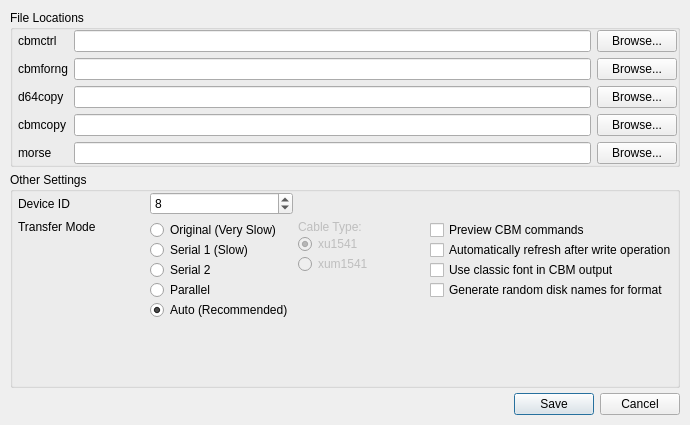
<?xml version="1.0" encoding="UTF-8"?>
<ui version="4.0">
 <class>settingsDialog</class>
 <widget class="QDialog" name="settingsDialog">
  <property name="windowModality">
   <enum>Qt::ApplicationModal</enum>
  </property>
  <property name="geometry">
   <rect>
    <x>0</x>
    <y>0</y>
    <width>690</width>
    <height>425</height>
   </rect>
  </property>
  <property name="windowTitle">
   <string>Application Preferences</string>
  </property>
  <layout class="QVBoxLayout" name="verticalLayout_2">
   <property name="spacing">
    <number>5</number>
   </property>
   <property name="leftMargin">
    <number>10</number>
   </property>
   <property name="topMargin">
    <number>10</number>
   </property>
   <property name="rightMargin">
    <number>10</number>
   </property>
   <property name="bottomMargin">
    <number>10</number>
   </property>
   <item>
    <layout class="QVBoxLayout" name="verticalLayout">
     <item>
      <widget class="QGroupBox" name="groupBox">
       <property name="title">
        <string>File Locations</string>
       </property>
       <layout class="QGridLayout" name="gridLayout_2">
        <property name="leftMargin">
         <number>5</number>
        </property>
        <property name="topMargin">
         <number>0</number>
        </property>
        <property name="rightMargin">
         <number>0</number>
        </property>
        <property name="bottomMargin">
         <number>0</number>
        </property>
        <item row="0" column="0">
         <layout class="QGridLayout" name="gridLayout">
          <item row="3" column="2">
           <widget class="QLineEdit" name="input_cbmcopy"/>
          </item>
          <item row="1" column="0">
           <widget class="QLabel" name="label_3">
            <property name="text">
             <string>cbmforng</string>
            </property>
           </widget>
          </item>
          <item row="0" column="0">
           <widget class="QLabel" name="label">
            <property name="text">
             <string>cbmctrl</string>
            </property>
           </widget>
          </item>
          <item row="2" column="0">
           <widget class="QLabel" name="label_4">
            <property name="text">
             <string>d64copy</string>
            </property>
           </widget>
          </item>
          <item row="1" column="3">
           <widget class="QPushButton" name="browse_cbmforng">
            <property name="text">
             <string>Browse...</string>
            </property>
           </widget>
          </item>
          <item row="0" column="3">
           <widget class="QPushButton" name="browse_cbmctrl">
            <property name="text">
             <string>Browse...</string>
            </property>
           </widget>
          </item>
          <item row="0" column="2">
           <widget class="QLineEdit" name="input_cbmctrl"/>
          </item>
          <item row="1" column="2">
           <widget class="QLineEdit" name="input_cbmforng"/>
          </item>
          <item row="2" column="3">
           <widget class="QPushButton" name="browse_d64copy">
            <property name="text">
             <string>Browse...</string>
            </property>
           </widget>
          </item>
          <item row="2" column="2">
           <widget class="QLineEdit" name="input_d64copy"/>
          </item>
          <item row="3" column="3">
           <widget class="QPushButton" name="browse_cbmcopy">
            <property name="text">
             <string>Browse...</string>
            </property>
           </widget>
          </item>
          <item row="3" column="0">
           <widget class="QLabel" name="label_6">
            <property name="text">
             <string>cbmcopy</string>
            </property>
           </widget>
          </item>
          <item row="4" column="3">
           <widget class="QPushButton" name="browse_morse">
            <property name="text">
             <string>Browse...</string>
            </property>
           </widget>
          </item>
          <item row="4" column="2">
           <widget class="QLineEdit" name="input_morse">
            <property name="clearButtonEnabled">
             <bool>false</bool>
            </property>
           </widget>
          </item>
          <item row="4" column="0">
           <widget class="QLabel" name="label_7">
            <property name="text">
             <string>morse</string>
            </property>
           </widget>
          </item>
         </layout>
        </item>
       </layout>
      </widget>
     </item>
    </layout>
   </item>
   <item>
    <widget class="QGroupBox" name="groupBox_2">
     <property name="title">
      <string>Other Settings</string>
     </property>
     <layout class="QGridLayout" name="gridLayout_4">
      <property name="leftMargin">
       <number>5</number>
      </property>
      <property name="topMargin">
       <number>0</number>
      </property>
      <property name="rightMargin">
       <number>0</number>
      </property>
      <property name="bottomMargin">
       <number>0</number>
      </property>
      <item row="0" column="0">
       <layout class="QGridLayout" name="gridLayout_3">
        <property name="spacing">
         <number>5</number>
        </property>
        <item row="0" column="1">
         <widget class="QSpinBox" name="input_cbmdevice">
          <property name="value">
           <number>8</number>
          </property>
         </widget>
        </item>
        <item row="0" column="0">
         <widget class="QLabel" name="label_5">
          <property name="text">
           <string>Device ID</string>
          </property>
         </widget>
        </item>
        <item row="1" column="1">
         <widget class="QFrame" name="frame">
          <property name="frameShape">
           <enum>QFrame::NoFrame</enum>
          </property>
          <property name="frameShadow">
           <enum>QFrame::Plain</enum>
          </property>
          <property name="lineWidth">
           <number>0</number>
          </property>
          <layout class="QVBoxLayout" name="verticalLayout_4">
           <property name="spacing">
            <number>0</number>
           </property>
           <property name="leftMargin">
            <number>0</number>
           </property>
           <property name="topMargin">
            <number>0</number>
           </property>
           <property name="rightMargin">
            <number>0</number>
           </property>
           <property name="bottomMargin">
            <number>0</number>
           </property>
           <item>
            <layout class="QVBoxLayout" name="verticalLayout_3">
             <item>
              <widget class="QRadioButton" name="trOriginal">
               <property name="text">
                <string>Original (Very Slow)</string>
               </property>
              </widget>
             </item>
             <item>
              <widget class="QRadioButton" name="trSerial1">
               <property name="text">
                <string>Serial 1 (Slow)</string>
               </property>
              </widget>
             </item>
             <item>
              <widget class="QRadioButton" name="trSerial2">
               <property name="text">
                <string>Serial 2</string>
               </property>
              </widget>
             </item>
             <item>
              <widget class="QRadioButton" name="trParallel">
               <property name="text">
                <string>Parallel</string>
               </property>
              </widget>
             </item>
             <item>
              <widget class="QRadioButton" name="trAuto">
               <property name="text">
                <string>Auto (Recommended)</string>
               </property>
               <property name="checked">
                <bool>true</bool>
               </property>
              </widget>
             </item>
             <item>
              <spacer name="verticalSpacer_2">
               <property name="orientation">
                <enum>Qt::Vertical</enum>
               </property>
               <property name="sizeHint" stdset="0">
                <size>
                 <width>20</width>
                 <height>40</height>
                </size>
               </property>
              </spacer>
             </item>
            </layout>
           </item>
          </layout>
         </widget>
        </item>
        <item row="1" column="0">
         <widget class="QLabel" name="label_2">
          <property name="text">
           <string>Transfer Mode</string>
          </property>
          <property name="alignment">
           <set>Qt::AlignLeading|Qt::AlignLeft|Qt::AlignTop</set>
          </property>
         </widget>
        </item>
        <item row="1" column="3">
         <widget class="QFrame" name="frame_2">
          <property name="frameShape">
           <enum>QFrame::NoFrame</enum>
          </property>
          <property name="frameShadow">
           <enum>QFrame::Plain</enum>
          </property>
          <property name="lineWidth">
           <number>0</number>
          </property>
          <layout class="QVBoxLayout" name="verticalLayout_6">
           <property name="spacing">
            <number>0</number>
           </property>
           <property name="leftMargin">
            <number>0</number>
           </property>
           <property name="topMargin">
            <number>0</number>
           </property>
           <property name="rightMargin">
            <number>0</number>
           </property>
           <property name="bottomMargin">
            <number>0</number>
           </property>
           <item>
            <layout class="QVBoxLayout" name="verticalLayout_5">
             <item>
              <widget class="QCheckBox" name="showCommands">
               <property name="toolTip">
                <string>Display a dialog showing the commands that will be executed and provide the opportunity to abort</string>
               </property>
               <property name="text">
                <string>Preview CBM commands</string>
               </property>
              </widget>
             </item>
             <item>
              <widget class="QCheckBox" name="autoRefresh">
               <property name="enabled">
                <bool>true</bool>
               </property>
               <property name="text">
                <string>Automatically refresh after write operation</string>
               </property>
              </widget>
             </item>
             <item>
              <widget class="QCheckBox" name="useC64font">
               <property name="toolTip">
                <string>Use a C64-like font that contains PETSCII characters</string>
               </property>
               <property name="text">
                <string>Use classic font in CBM output</string>
               </property>
              </widget>
             </item>
             <item>
              <widget class="QCheckBox" name="genRandomDiskname">
               <property name="text">
                <string>Generate random disk names for format</string>
               </property>
              </widget>
             </item>
             <item>
              <spacer name="verticalSpacer">
               <property name="orientation">
                <enum>Qt::Vertical</enum>
               </property>
               <property name="sizeHint" stdset="0">
                <size>
                 <width>20</width>
                 <height>40</height>
                </size>
               </property>
              </spacer>
             </item>
            </layout>
           </item>
          </layout>
         </widget>
        </item>
        <item row="1" column="2">
         <widget class="QFrame" name="cableFrame">
          <property name="enabled">
           <bool>false</bool>
          </property>
          <property name="frameShape">
           <enum>QFrame::NoFrame</enum>
          </property>
          <property name="frameShadow">
           <enum>QFrame::Plain</enum>
          </property>
          <property name="lineWidth">
           <number>0</number>
          </property>
          <layout class="QVBoxLayout" name="verticalLayout_8">
           <property name="spacing">
            <number>0</number>
           </property>
           <property name="leftMargin">
            <number>0</number>
           </property>
           <property name="topMargin">
            <number>0</number>
           </property>
           <property name="rightMargin">
            <number>0</number>
           </property>
           <property name="bottomMargin">
            <number>0</number>
           </property>
           <item>
            <layout class="QVBoxLayout" name="verticalLayout_7">
             <item>
              <widget class="QLabel" name="label_8">
               <property name="text">
                <string>Cable Type:</string>
               </property>
              </widget>
             </item>
             <item>
              <widget class="QRadioButton" name="cableXU">
               <property name="text">
                <string>xu1541</string>
               </property>
               <property name="checked">
                <bool>true</bool>
               </property>
              </widget>
             </item>
             <item>
              <widget class="QRadioButton" name="cableXUM">
               <property name="text">
                <string>xum1541</string>
               </property>
              </widget>
             </item>
             <item>
              <spacer name="verticalSpacer_3">
               <property name="orientation">
                <enum>Qt::Vertical</enum>
               </property>
               <property name="sizeHint" stdset="0">
                <size>
                 <width>20</width>
                 <height>40</height>
                </size>
               </property>
              </spacer>
             </item>
            </layout>
           </item>
          </layout>
         </widget>
        </item>
       </layout>
      </item>
     </layout>
    </widget>
   </item>
   <item>
    <widget class="QDialogButtonBox" name="buttonBox">
     <property name="sizePolicy">
      <sizepolicy hsizetype="MinimumExpanding" vsizetype="Fixed">
       <horstretch>0</horstretch>
       <verstretch>0</verstretch>
      </sizepolicy>
     </property>
     <property name="orientation">
      <enum>Qt::Horizontal</enum>
     </property>
     <property name="standardButtons">
      <set>QDialogButtonBox::Cancel|QDialogButtonBox::Save</set>
     </property>
     <property name="centerButtons">
      <bool>false</bool>
     </property>
    </widget>
   </item>
  </layout>
 </widget>
 <tabstops>
  <tabstop>input_cbmctrl</tabstop>
  <tabstop>browse_cbmctrl</tabstop>
  <tabstop>input_cbmforng</tabstop>
  <tabstop>browse_cbmforng</tabstop>
  <tabstop>input_d64copy</tabstop>
  <tabstop>browse_d64copy</tabstop>
  <tabstop>buttonBox</tabstop>
 </tabstops>
 <resources/>
 <connections>
  <connection>
   <sender>buttonBox</sender>
   <signal>accepted()</signal>
   <receiver>settingsDialog</receiver>
   <slot>accept()</slot>
   <hints>
    <hint type="sourcelabel">
     <x>248</x>
     <y>254</y>
    </hint>
    <hint type="destinationlabel">
     <x>157</x>
     <y>274</y>
    </hint>
   </hints>
  </connection>
  <connection>
   <sender>buttonBox</sender>
   <signal>rejected()</signal>
   <receiver>settingsDialog</receiver>
   <slot>reject()</slot>
   <hints>
    <hint type="sourcelabel">
     <x>316</x>
     <y>260</y>
    </hint>
    <hint type="destinationlabel">
     <x>286</x>
     <y>274</y>
    </hint>
   </hints>
  </connection>
 </connections>
</ui>
